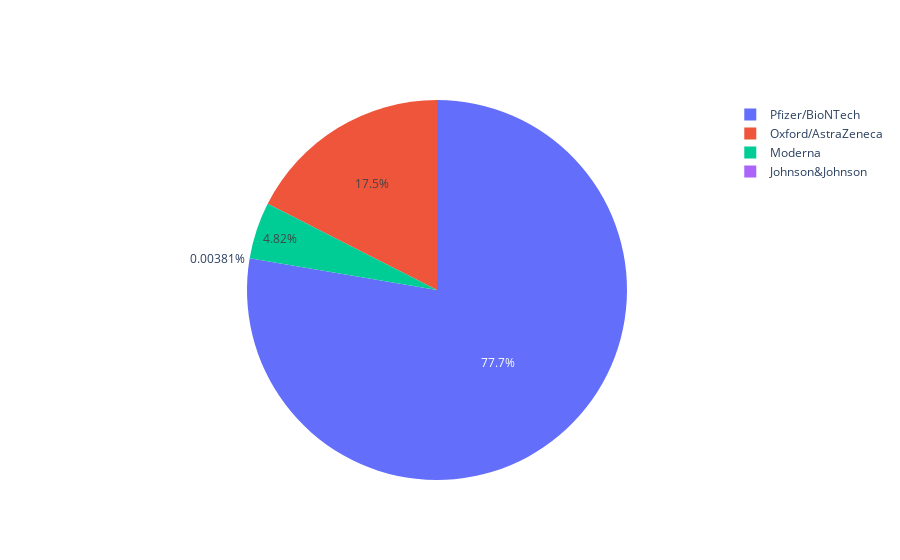

The code cell stored with this chart in its notebook:
### Code cell
#create a data frame with filtered data for Germany
germany_vax = vax_countries[vax_countries.location == 'Germany']
#create pie chart with appropriate labels & values
labels = germany_vax['vaccine']
values = germany_vax['total_vaccinations'] 
fig = go.Figure(data = [go.Pie(labels = labels, values=values)])
fig.show()

### Figure 1 — Plotly figure (JSON) as saved in the notebook; plotly's stock layout.template omitted (floating-point values rounded to 4 significant figures)
{"data": [{"labels": ["Johnson&Johnson", "Moderna", "Oxford/AstraZeneca", "Pfizer/BioNTech"], "type": "pie", "values": [48158, 60923596, 221313843, 981695376]}], "layout": {}}
